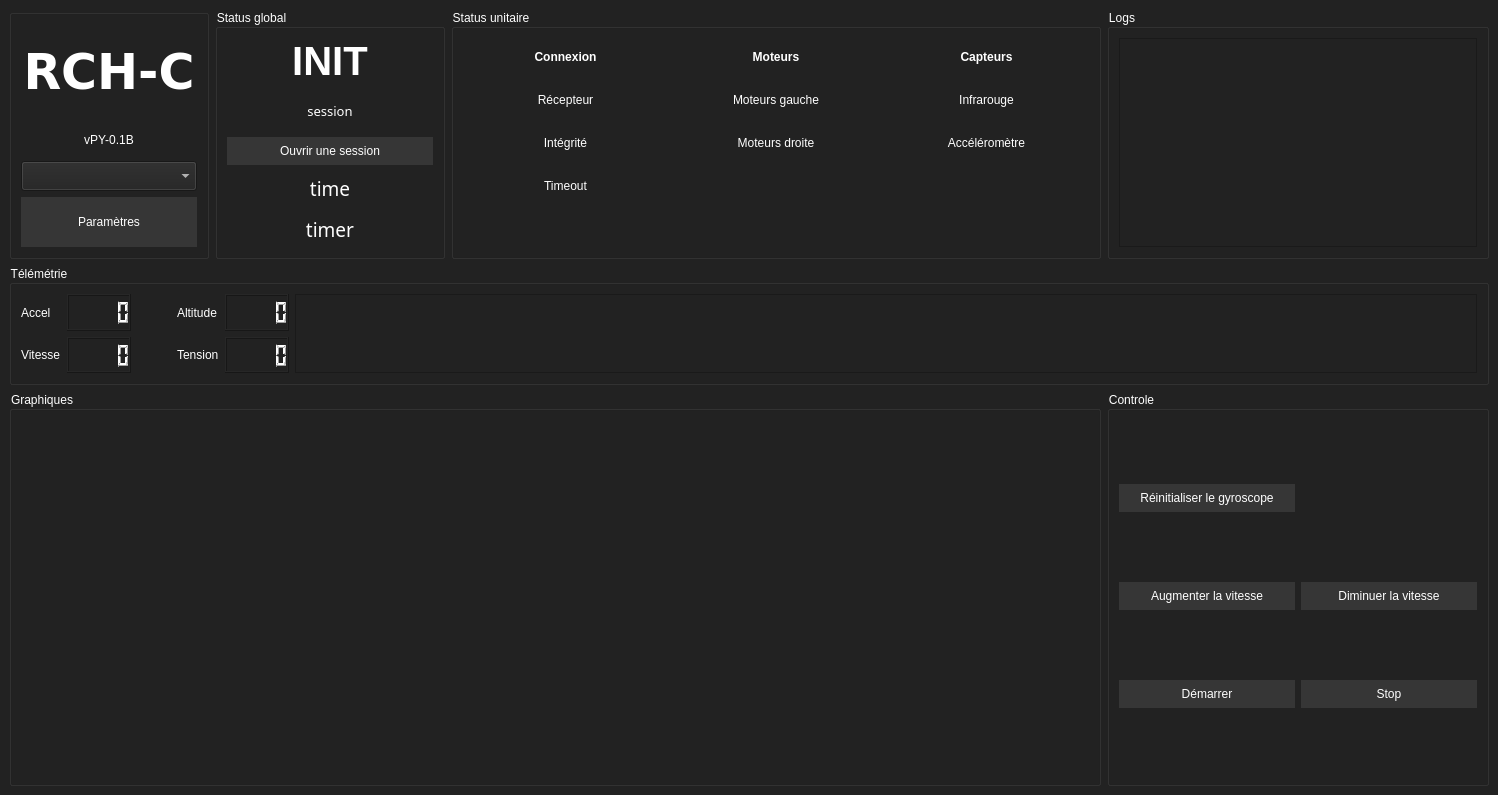
<?xml version="1.0" encoding="UTF-8"?>
<ui version="4.0">
 <class>MainWindow</class>
 <widget class="QMainWindow" name="MainWindow">
  <property name="geometry">
   <rect>
    <x>0</x>
    <y>0</y>
    <width>1498</width>
    <height>795</height>
   </rect>
  </property>
  <property name="baseSize">
   <size>
    <width>1280</width>
    <height>720</height>
   </size>
  </property>
  <property name="windowTitle">
   <string>RCH-C</string>
  </property>
  <property name="styleSheet">
   <string notr="true">QMainWindow {
	margin: 10px;
}

QMainWindow, QWidget {
	background-color: #222;
	color: #fff;
}

QPushButton {
	padding: 5px 8px;
	background-color: #363636;
	color: #fff;
	border: 2px solid #363636;
}

QPushButton:hover {
	border-color: #444;
}

QPushButton:pressed {
	background-color: #444;
}

QLabel[objectName^=&quot;statusLabel_&quot;] {
	background-color: #363636;
}

PlotWidget {
	border: 1px solid #363636;
}

QProgressBar {
    text-align: center;
}

 QProgressBar::chunk {
	background-color: #2ecc71;
	text-align: center;
 }</string>
  </property>
  <widget class="QWidget" name="centralwidget">
   <layout class="QGridLayout" name="gridLayout_2">
    <item row="0" column="1">
     <widget class="QGroupBox" name="globalStatusBox">
      <property name="minimumSize">
       <size>
        <width>230</width>
        <height>0</height>
       </size>
      </property>
      <property name="maximumSize">
       <size>
        <width>230</width>
        <height>16777215</height>
       </size>
      </property>
      <property name="title">
       <string>Status global</string>
      </property>
      <layout class="QVBoxLayout" name="verticalLayout">
       <item>
        <widget class="QLabel" name="statusLabel_global">
         <property name="font">
          <font>
           <pointsize>30</pointsize>
           <weight>75</weight>
           <bold>true</bold>
          </font>
         </property>
         <property name="text">
          <string>INIT</string>
         </property>
         <property name="alignment">
          <set>Qt::AlignCenter</set>
         </property>
        </widget>
       </item>
       <item>
        <widget class="QLabel" name="sessionLabel">
         <property name="font">
          <font>
           <family>Ubuntu Mono</family>
           <pointsize>10</pointsize>
          </font>
         </property>
         <property name="toolTip">
          <string>Cliquer pour ouvrir le dossier</string>
         </property>
         <property name="text">
          <string>session</string>
         </property>
         <property name="alignment">
          <set>Qt::AlignCenter</set>
         </property>
        </widget>
       </item>
       <item>
        <widget class="QPushButton" name="sessionButton">
         <property name="text">
          <string>Ouvrir une session</string>
         </property>
        </widget>
       </item>
       <item>
        <widget class="QLabel" name="clockLabel">
         <property name="maximumSize">
          <size>
           <width>16777215</width>
           <height>35</height>
          </size>
         </property>
         <property name="font">
          <font>
           <family>Ubuntu Mono</family>
           <pointsize>14</pointsize>
          </font>
         </property>
         <property name="midLineWidth">
          <number>-2</number>
         </property>
         <property name="text">
          <string>time</string>
         </property>
         <property name="alignment">
          <set>Qt::AlignCenter</set>
         </property>
        </widget>
       </item>
       <item>
        <widget class="QLabel" name="timerLabel">
         <property name="maximumSize">
          <size>
           <width>16777215</width>
           <height>35</height>
          </size>
         </property>
         <property name="font">
          <font>
           <family>Ubuntu Mono</family>
           <pointsize>14</pointsize>
           <weight>50</weight>
           <bold>false</bold>
          </font>
         </property>
         <property name="text">
          <string>timer</string>
         </property>
         <property name="alignment">
          <set>Qt::AlignCenter</set>
         </property>
        </widget>
       </item>
      </layout>
     </widget>
    </item>
    <item row="1" column="0" colspan="5">
     <widget class="QGroupBox" name="telemetryBox">
      <property name="maximumSize">
       <size>
        <width>16777215</width>
        <height>120</height>
       </size>
      </property>
      <property name="title">
       <string>Télémétrie</string>
      </property>
      <layout class="QHBoxLayout" name="horizontalLayout_2">
       <item>
        <layout class="QGridLayout" name="gridLayout_4">
         <item row="1" column="0">
          <widget class="QLabel" name="label_9">
           <property name="text">
            <string>Vitesse</string>
           </property>
          </widget>
         </item>
         <item row="0" column="1">
          <widget class="QLCDNumber" name="lcdNumber"/>
         </item>
         <item row="0" column="0">
          <widget class="QLabel" name="label_8">
           <property name="text">
            <string>Accel</string>
           </property>
          </widget>
         </item>
         <item row="1" column="3">
          <widget class="QLabel" name="label_11">
           <property name="text">
            <string>Tension</string>
           </property>
          </widget>
         </item>
         <item row="0" column="3">
          <widget class="QLabel" name="label_10">
           <property name="text">
            <string>Altitude</string>
           </property>
          </widget>
         </item>
         <item row="0" column="4">
          <widget class="QLCDNumber" name="lcdNumber_3"/>
         </item>
         <item row="1" column="1">
          <widget class="QLCDNumber" name="lcdNumber_2"/>
         </item>
         <item row="1" column="4">
          <widget class="QLCDNumber" name="lcdNumber_4"/>
         </item>
         <item row="0" column="2">
          <spacer name="horizontalSpacer">
           <property name="orientation">
            <enum>Qt::Horizontal</enum>
           </property>
           <property name="sizeType">
            <enum>QSizePolicy::Minimum</enum>
           </property>
           <property name="sizeHint" stdset="0">
            <size>
             <width>40</width>
             <height>20</height>
            </size>
           </property>
          </spacer>
         </item>
        </layout>
       </item>
       <item>
        <widget class="QPlainTextEdit" name="telemetryTextEdit">
         <property name="font">
          <font>
           <family>Ubuntu Mono</family>
          </font>
         </property>
         <property name="readOnly">
          <bool>true</bool>
         </property>
         <property name="textInteractionFlags">
          <set>Qt::TextSelectableByKeyboard|Qt::TextSelectableByMouse</set>
         </property>
        </widget>
       </item>
      </layout>
     </widget>
    </item>
    <item row="0" column="2" colspan="2">
     <widget class="QGroupBox" name="statusBox">
      <property name="minimumSize">
       <size>
        <width>650</width>
        <height>0</height>
       </size>
      </property>
      <property name="maximumSize">
       <size>
        <width>650</width>
        <height>250</height>
       </size>
      </property>
      <property name="title">
       <string>Status unitaire</string>
      </property>
      <layout class="QHBoxLayout" name="horizontalLayout">
       <item>
        <layout class="QVBoxLayout" name="verticalLayout_6">
         <item>
          <widget class="QLabel" name="statusLabel_connexion">
           <property name="font">
            <font>
             <weight>75</weight>
             <bold>true</bold>
            </font>
           </property>
           <property name="text">
            <string>Connexion</string>
           </property>
           <property name="alignment">
            <set>Qt::AlignCenter</set>
           </property>
          </widget>
         </item>
         <item>
          <widget class="QLabel" name="statusLabel_recepteur">
           <property name="text">
            <string>Récepteur</string>
           </property>
           <property name="alignment">
            <set>Qt::AlignCenter</set>
           </property>
          </widget>
         </item>
         <item>
          <widget class="QLabel" name="statusLabel_integrite">
           <property name="text">
            <string>Intégrité</string>
           </property>
           <property name="alignment">
            <set>Qt::AlignCenter</set>
           </property>
          </widget>
         </item>
         <item>
          <widget class="QLabel" name="statusLabel_timeout">
           <property name="text">
            <string>Timeout</string>
           </property>
           <property name="alignment">
            <set>Qt::AlignCenter</set>
           </property>
          </widget>
         </item>
         <item>
          <widget class="QLabel" name="label_3">
           <property name="text">
            <string/>
           </property>
          </widget>
         </item>
        </layout>
       </item>
       <item>
        <layout class="QVBoxLayout" name="verticalLayout_5">
         <item>
          <widget class="QLabel" name="statusLabel_motors">
           <property name="font">
            <font>
             <weight>75</weight>
             <bold>true</bold>
            </font>
           </property>
           <property name="text">
            <string>Moteurs</string>
           </property>
           <property name="alignment">
            <set>Qt::AlignCenter</set>
           </property>
          </widget>
         </item>
         <item>
          <widget class="QLabel" name="statusLabel_motorL">
           <property name="text">
            <string>Moteurs gauche</string>
           </property>
           <property name="alignment">
            <set>Qt::AlignCenter</set>
           </property>
          </widget>
         </item>
         <item>
          <widget class="QLabel" name="statusLabel_motorR">
           <property name="text">
            <string>Moteurs droite</string>
           </property>
           <property name="alignment">
            <set>Qt::AlignCenter</set>
           </property>
          </widget>
         </item>
         <item>
          <widget class="QLabel" name="label_4">
           <property name="text">
            <string/>
           </property>
          </widget>
         </item>
         <item>
          <widget class="QLabel" name="label_5">
           <property name="text">
            <string/>
           </property>
          </widget>
         </item>
        </layout>
       </item>
       <item>
        <layout class="QVBoxLayout" name="verticalLayout_4">
         <item>
          <widget class="QLabel" name="statusLabel_sensors">
           <property name="font">
            <font>
             <weight>75</weight>
             <bold>true</bold>
            </font>
           </property>
           <property name="text">
            <string>Capteurs</string>
           </property>
           <property name="alignment">
            <set>Qt::AlignCenter</set>
           </property>
          </widget>
         </item>
         <item>
          <widget class="QLabel" name="statusLabel_ir">
           <property name="text">
            <string>Infrarouge</string>
           </property>
           <property name="alignment">
            <set>Qt::AlignCenter</set>
           </property>
          </widget>
         </item>
         <item>
          <widget class="QLabel" name="statusLabel_acc">
           <property name="text">
            <string>Accéléromètre</string>
           </property>
           <property name="alignment">
            <set>Qt::AlignCenter</set>
           </property>
          </widget>
         </item>
         <item>
          <widget class="QLabel" name="label_6">
           <property name="text">
            <string/>
           </property>
          </widget>
         </item>
         <item>
          <widget class="QLabel" name="label_7">
           <property name="text">
            <string/>
           </property>
          </widget>
         </item>
        </layout>
       </item>
      </layout>
     </widget>
    </item>
    <item row="2" column="0" colspan="4">
     <widget class="QGroupBox" name="graphBox">
      <property name="title">
       <string>Graphiques</string>
      </property>
      <layout class="QGridLayout" name="gridLayout_3">
       <item row="0" column="1">
        <widget class="PlotWidget" name="motorGraph" native="true"/>
       </item>
       <item row="0" column="0">
        <widget class="PlotWidget" name="tempGraph" native="true"/>
       </item>
       <item row="1" column="0">
        <widget class="PlotWidget" name="gyroGraph" native="true"/>
       </item>
       <item row="1" column="1">
        <widget class="PlotWidget" name="accGraph" native="true"/>
       </item>
      </layout>
     </widget>
    </item>
    <item row="0" column="4">
     <widget class="QGroupBox" name="groupBox_2">
      <property name="maximumSize">
       <size>
        <width>16777215</width>
        <height>250</height>
       </size>
      </property>
      <property name="title">
       <string>Logs</string>
      </property>
      <layout class="QGridLayout" name="gridLayout_5">
       <item row="0" column="0">
        <widget class="QPlainTextEdit" name="logTextEdit">
         <property name="font">
          <font>
           <family>Ubuntu Mono</family>
          </font>
         </property>
         <property name="readOnly">
          <bool>true</bool>
         </property>
         <property name="textInteractionFlags">
          <set>Qt::TextSelectableByKeyboard|Qt::TextSelectableByMouse</set>
         </property>
        </widget>
       </item>
      </layout>
     </widget>
    </item>
    <item row="0" column="0">
     <widget class="QGroupBox" name="groupBox_4">
      <property name="minimumSize">
       <size>
        <width>200</width>
        <height>250</height>
       </size>
      </property>
      <property name="maximumSize">
       <size>
        <width>200</width>
        <height>250</height>
       </size>
      </property>
      <property name="title">
       <string/>
      </property>
      <property name="flat">
       <bool>false</bool>
      </property>
      <layout class="QGridLayout" name="gridLayout">
       <item row="5" column="0">
        <widget class="QPushButton" name="settingsButton">
         <property name="minimumSize">
          <size>
           <width>0</width>
           <height>0</height>
          </size>
         </property>
         <property name="maximumSize">
          <size>
           <width>16777215</width>
           <height>50</height>
          </size>
         </property>
         <property name="styleSheet">
          <string notr="true"/>
         </property>
         <property name="text">
          <string>Paramètres</string>
         </property>
         <property name="checkable">
          <bool>false</bool>
         </property>
         <property name="flat">
          <bool>false</bool>
         </property>
        </widget>
       </item>
       <item row="0" column="0">
        <widget class="QLabel" name="label">
         <property name="font">
          <font>
           <family>DejaVu Sans</family>
           <pointsize>37</pointsize>
           <weight>75</weight>
           <bold>true</bold>
          </font>
         </property>
         <property name="text">
          <string>RCH-C</string>
         </property>
         <property name="textFormat">
          <enum>Qt::AutoText</enum>
         </property>
         <property name="alignment">
          <set>Qt::AlignCenter</set>
         </property>
        </widget>
       </item>
       <item row="2" column="0">
        <widget class="QLabel" name="label_2">
         <property name="maximumSize">
          <size>
           <width>16777215</width>
           <height>30</height>
          </size>
         </property>
         <property name="text">
          <string>vPY-0.1B</string>
         </property>
         <property name="alignment">
          <set>Qt::AlignCenter</set>
         </property>
        </widget>
       </item>
       <item row="4" column="0">
        <widget class="QComboBox" name="serialComboBox">
         <property name="maximumSize">
          <size>
           <width>16777215</width>
           <height>30</height>
          </size>
         </property>
         <property name="currentText">
          <string/>
         </property>
        </widget>
       </item>
      </layout>
     </widget>
    </item>
    <item row="2" column="4">
     <widget class="QGroupBox" name="controlBox">
      <property name="title">
       <string>Controle</string>
      </property>
      <layout class="QGridLayout" name="gridLayout_6">
       <item row="0" column="0">
        <widget class="QPushButton" name="resetGyroButton">
         <property name="text">
          <string>Réinitialiser le gyroscope</string>
         </property>
        </widget>
       </item>
       <item row="1" column="0">
        <widget class="QPushButton" name="incSpeedButton">
         <property name="text">
          <string>Augmenter la vitesse</string>
         </property>
        </widget>
       </item>
       <item row="1" column="1">
        <widget class="QPushButton" name="decSpeedButton">
         <property name="text">
          <string>Diminuer la vitesse</string>
         </property>
        </widget>
       </item>
       <item row="2" column="0">
        <widget class="QPushButton" name="startButton">
         <property name="text">
          <string>Démarrer</string>
         </property>
        </widget>
       </item>
       <item row="2" column="1">
        <widget class="QPushButton" name="stopButton">
         <property name="text">
          <string>Stop</string>
         </property>
        </widget>
       </item>
      </layout>
     </widget>
    </item>
   </layout>
  </widget>
 </widget>
 <customwidgets>
  <customwidget>
   <class>PlotWidget</class>
   <extends>QWidget</extends>
   <header>pyqtgraph</header>
   <container>1</container>
  </customwidget>
 </customwidgets>
 <resources/>
 <connections/>
</ui>
